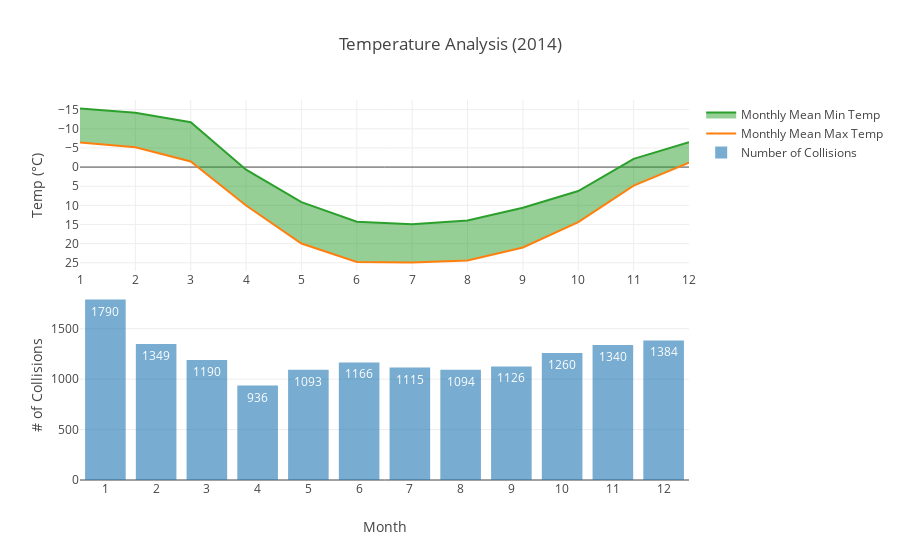
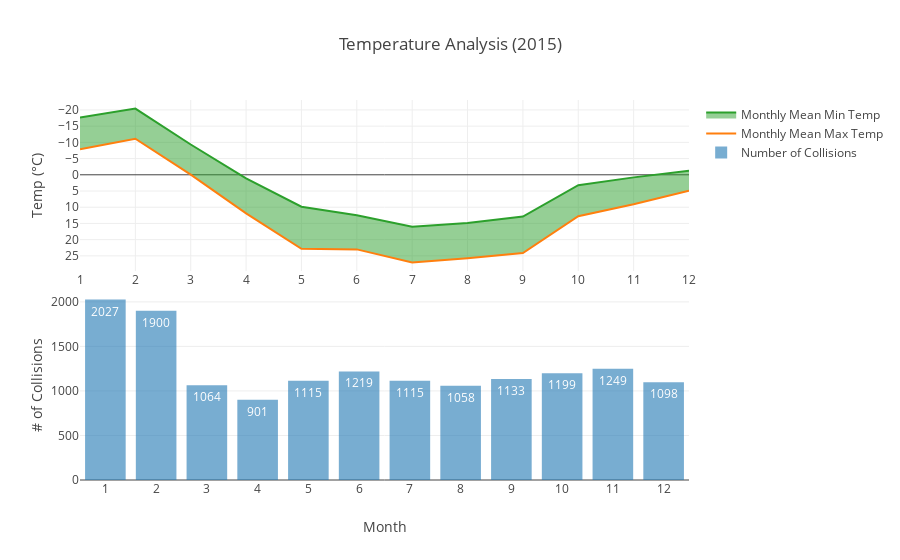
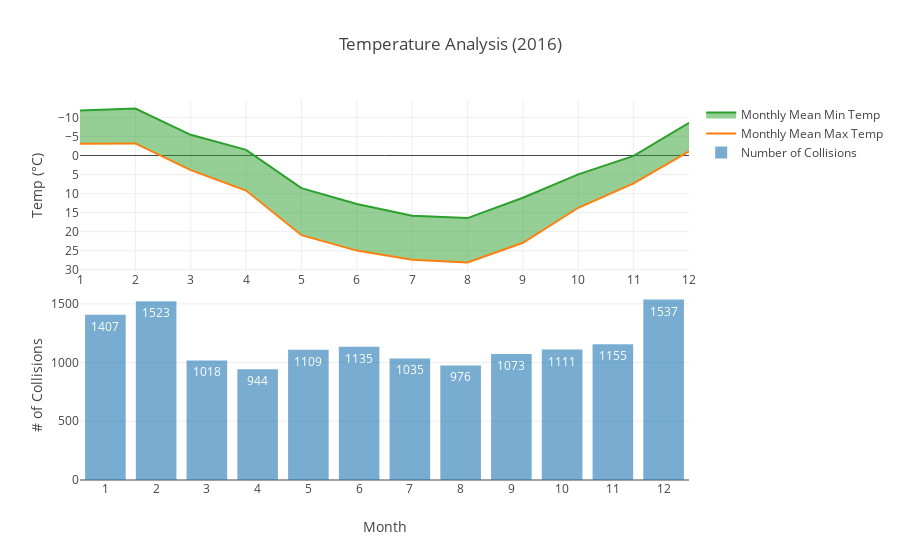

The notebook cell saved with these charts, in order:
### Markdown cell above
### 2.3 Temperature & Weather Related Variables

### Code cell
df_avg = wt1417.groupby(["Year","Month"]).mean()
df_avg["Year"] = [x[0] for x in df_avg.index]
df_avg["Month"] = [x[1] for x in df_avg.index]

df_sum = wt1417.groupby(["Year","Month"]).sum()
df_sum["Year"] = [x[0] for x in df_sum.index]
df_sum["Month"] = [x[1] for x in df_sum.index]

def printTemInYear(n):
    monthCase = go.Bar(x = df_sum[df_sum["Year"]==n]["Month"],
                       y = df_sum[df_sum["Year"]==n]["Number of Collisions"],
                       text = df_sum[df_sum["Year"]==n]["Number of Collisions"],
                       textposition = 'auto',
                       opacity = 0.6,
                       name = 'Number of Collisions')
    max_temp = go.Scatter(x = df_avg[df_avg["Year"]==n]["Month"],
                         y = df_avg[df_avg["Year"]==n]["Max Temp (°C)"],
                         mode = 'lines',
                         name = 'Monthly Mean Max Temp',
                         xaxis = 'x2', 
                         yaxis = 'y2')
    min_temp = go.Scatter(x = df_avg[df_avg["Year"]==n]["Month"],
                         y = df_avg[df_avg["Year"]==n]["Min Temp (°C)"],
                         mode = 'lines',
                         name = 'Monthly Mean Min Temp',
                         fill = 'tonexty', 
                         xaxis = 'x2', 
                         yaxis = 'y2')
    fig = dict(data = [monthCase, max_temp,min_temp], 
               layout = go.Layout(title = "Temperature Analysis (" + str(n) + ")",
                                  xaxis = dict(title='Month', dtick=1),
                                  yaxis = dict(title='# of Collisions', dtick=500, domain = [0,0.5]),
                                  yaxis2 = dict(title='Temp (°C)', dtick=5, domain = [0.55,1.0],autorange='reversed'),
                                  xaxis2 = dict(dtick=1, anchor = 'y2')
                                 )
              )
    iplot(fig)
    
for m in range(2014,2018):
    printTemInYear(m)
    
print("The correlation between number of collisions and mean temperature: \n" 
      + "all months = %.4f" % df_avg["Number of Collisions"].corr(df_avg["Mean Temp (°C)"]) + "\n" 
      + "In each month: " + "\n")

def corrInMonth(l):
      s = {
        1: 'January',
        2: 'February',
        3: 'March',
        4: 'April',
        5: 'May',
        6: 'June',
        7: 'July',
        8: 'August',
        9: 'September',
       10: 'October',
       11: 'November',
       12: 'December'
      }[l]
      print(s + " = %.4f" % df_avg[df_avg["Month"] == l]["Number of Collisions"].corr(df_avg["Mean Temp (°C)"]))
        
for f in range(1,13):
    corrInMonth(f)

### Figure 1 — Plotly figure (JSON) as saved in the notebook; plotly's stock layout.template omitted (floating-point values rounded to 4 significant figures)
{"data": [{"name": "Number of Collisions", "opacity": 0.6, "text": ["1790", "1349", "1190", "936", "1093", "1166", "1115", "1094", "1126", "1260", "1340", "1384"], "textposition": "auto", "type": "bar", "uid": "acc9a7b8-aa44-11e8-9fa6-0800275aa47c", "x": [1, 2, 3, 4, 5, 6, 7, 8, 9, 10, 11, 12], "y": [1790, 1349, 1190, 936, 1093, 1166, 1115, 1094, 1126, 1260, 1340, 1384]}, {"mode": "lines", "name": "Monthly Mean Max Temp", "type": "scatter", "uid": "acc9aa42-aa44-11e8-9fa6-0800275aa47c", "x": [1, 2, 3, 4, 5, 6, 7, 8, 9, 10, 11, 12], "xaxis": "x2", "y": [-6.41, -5.193, -1.461, 10.04, 19.97, 24.77, 24.91, 24.37, 21.0, 14.37, 4.833, -1.123], "yaxis": "y2"}, {"fill": "tonexty", "mode": "lines", "name": "Monthly Mean Min Temp", "type": "scatter", "uid": "acc9abc8-aa44-11e8-9fa6-0800275aa47c", "x": [1, 2, 3, 4, 5, 6, 7, 8, 9, 10, 11, 12], "xaxis": "x2", "y": [-15.28, -14.19, -11.7, 0.67, 9.174, 14.28, 14.95, 13.94, 10.61, 6.268, -2.147, -6.494], "yaxis": "y2"}], "layout": {"title": "Temperature Analysis (2014)", "xaxis": {"dtick": 1, "title": "Month"}, "xaxis2": {"anchor": "y2", "dtick": 1}, "yaxis": {"domain": [0, 0.5], "dtick": 500, "title": "# of Collisions"}, "yaxis2": {"autorange": "reversed", "domain": [0.55, 1], "dtick": 5, "title": "Temp (°C)"}}}

### Figure 2 — Plotly figure (JSON) as saved in the notebook; plotly's stock layout.template omitted (floating-point values rounded to 4 significant figures)
{"data": [{"name": "Number of Collisions", "opacity": 0.6, "text": ["2027", "1900", "1064", "901", "1115", "1219", "1115", "1058", "1133", "1199", "1249", "1098"], "textposition": "auto", "type": "bar", "uid": "acda07a2-aa44-11e8-9fa6-0800275aa47c", "x": [1, 2, 3, 4, 5, 6, 7, 8, 9, 10, 11, 12], "y": [2027, 1900, 1064, 901, 1115, 1219, 1115, 1058, 1133, 1199, 1249, 1098]}, {"mode": "lines", "name": "Monthly Mean Max Temp", "type": "scatter", "uid": "acda0a68-aa44-11e8-9fa6-0800275aa47c", "x": [1, 2, 3, 4, 5, 6, 7, 8, 9, 10, 11, 12], "xaxis": "x2", "y": [-7.848, -11.13, -0.05484, 11.89, 22.82, 23.0, 27.02, 25.71, 24.13, 12.76, 9.077, 4.906], "yaxis": "y2"}, {"fill": "tonexty", "mode": "lines", "name": "Monthly Mean Min Temp", "type": "scatter", "uid": "acda0c02-aa44-11e8-9fa6-0800275aa47c", "x": [1, 2, 3, 4, 5, 6, 7, 8, 9, 10, 11, 12], "xaxis": "x2", "y": [-17.64, -20.42, -9.332, 1.103, 9.832, 12.49, 16.02, 14.89, 12.87, 3.2, 0.8, -1.21], "yaxis": "y2"}], "layout": {"title": "Temperature Analysis (2015)", "xaxis": {"dtick": 1, "title": "Month"}, "xaxis2": {"anchor": "y2", "dtick": 1}, "yaxis": {"domain": [0, 0.5], "dtick": 500, "title": "# of Collisions"}, "yaxis2": {"autorange": "reversed", "domain": [0.55, 1], "dtick": 5, "title": "Temp (°C)"}}}

### Figure 3 — Plotly figure (JSON) as saved in the notebook; plotly's stock layout.template omitted (floating-point values rounded to 4 significant figures)
{"data": [{"name": "Number of Collisions", "opacity": 0.6, "text": ["1407", "1523", "1018", "944", "1109", "1135", "1035", "976", "1073", "1111", "1155", "1537"], "textposition": "auto", "type": "bar", "uid": "acea2718-aa44-11e8-9fa6-0800275aa47c", "x": [1, 2, 3, 4, 5, 6, 7, 8, 9, 10, 11, 12], "y": [1407, 1523, 1018, 944, 1109, 1135, 1035, 976, 1073, 1111, 1155, 1537]}, {"mode": "lines", "name": "Monthly Mean Max Temp", "type": "scatter", "uid": "acea29ac-aa44-11e8-9fa6-0800275aa47c", "x": [1, 2, 3, 4, 5, 6, 7, 8, 9, 10, 11, 12], "xaxis": "x2", "y": [-3.106, -3.169, 3.829, 9.2, 20.92, 24.97, 27.37, 28.08, 22.92, 13.73, 7.35, -1.113], "yaxis": "y2"}, {"fill": "tonexty", "mode": "lines", "name": "Monthly Mean Min Temp", "type": "scatter", "uid": "acea2b3c-aa44-11e8-9fa6-0800275aa47c", "x": [1, 2, 3, 4, 5, 6, 7, 8, 9, 10, 11, 12], "xaxis": "x2", "y": [-11.84, -12.32, -5.432, -1.483, 8.581, 12.72, 15.84, 16.44, 11.1, 4.952, 0.1167, -8.565], "yaxis": "y2"}], "layout": {"title": "Temperature Analysis (2016)", "xaxis": {"dtick": 1, "title": "Month"}, "xaxis2": {"anchor": "y2", "dtick": 1}, "yaxis": {"domain": [0, 0.5], "dtick": 500, "title": "# of Collisions"}, "yaxis2": {"autorange": "reversed", "domain": [0.55, 1], "dtick": 5, "title": "Temp (°C)"}}}
